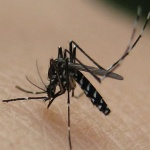
#> input picture image_recognition/preprocessed_dataset/aedes/crop_2761529052_9c28f1e719_b.jpg, 150 x 150 px; its folder holds only this picture in this run
$ python image_augmenting.py
#> lines starting #> are read from the running program, lines starting #| are printed output that depends on the picture
### image_recognition/from_scratch_neural_network/tools.py
#!/usr/bin/python3
# General toolbox for Room Classification Project
# Written by Paul Asquin - paul.asquin@gmail.com - Summer 2018

import os
import subprocess
from PIL import Image
import numpy as np

FOLDER_PATH = os.path.dirname(os.path.abspath(__file__))

# [33 lines left out: functions relative_to_absolute_path, locate_files, not called in this run]


def create_folder(path):
    """ Create the folder label if not already exists """
    if not os.path.isdir(path):
        print("Creating folder " + str(path))
        os.mkdir(path)
    return 0


# [38 lines left out: functions filepath_image, get_export_number, not called in this run]

### image_recognition/image_augmenting.py
#!/usr/bin/python3
# Process the dataset to clean it and augment it
# Written by Paul Asquin - paul.asquin@gmail.com - Summer 2018

from image_recognition.from_scratch_neural_network.tools import *
import PIL
import sys
import os
import glob

FOLDER_PATH = os.path.dirname(os.path.abspath(__file__))
LES_AUGMENTATION = ['original', 'width-flip', 'height-flip', 'cwRotate', 'ccwRotate', 'inverse']
DATASET_PATH = FOLDER_PATH + "/preprocessed_dataset"
AUGMENTED_FOLDER = DATASET_PATH + "_augmented"


class Augmentation:
    @staticmethod
    def get_augmentation_path(img_path, augmentation, sub_augmented_path):
        """ Generate the augmented image path, with given original path and augmentation """
        label = img_path.split("/")[-2]

        # computing augmentation path name
        if ".jpg" in img_path:
            augmentation_name = img_path.split("/")[-1].replace(".jpg", "-" + augmentation + ".jpg")
        elif ".jpeg" in img_path:
            augmentation_name = img_path.split("/")[-1].replace(".jpeg", "-" + augmentation + ".jpeg")
        else:
            print("Error with " + img_path)
            raise TypeError("image should only be jpg or jpeg")

        augmentation_path = sub_augmented_path + "/" + label + "/" + augmentation_name
        return augmentation_path

    @staticmethod
    def not_already_augmented(img_path, augmentation, sub_augmented_path):
        """ Return False if asked augmentation already exists or if the file is already an augmentation"""
        aug_path = Augmentation.get_augmentation_path(
            img_path=img_path,
            augmentation=augmentation,
            sub_augmented_path=sub_augmented_path
        )
        augmented = False
        for aug in LES_AUGMENTATION:
            if "-" + aug in img_path:
                augmented = True
        return not (os.path.isfile(aug_path) or augmented)

    @staticmethod
    def augment_image(les_img_path, sub_augmented_path):
        """ Apply augmentation operations defined by LES_AUGMENTATION corresponding to PIL transformations"""
#> called with sub_augmented_path = 'image_recognition/preprocessed_dataset'
        global LES_AUGMENTATION
        print(', '.join(LES_AUGMENTATION))
        for i, img_path in enumerate(les_img_path):
            with PIL.Image.open(img_path) as img:
#> img is the input picture: PIL image 150x150 RGB; mean R, G, B 157.7, 133, 111.5
                print(str(i + 1) + "/" + str(len(les_img_path)) + " : Augmenting " + img_path.split("/")[-1] + " " * 30)
                for augmentation in LES_AUGMENTATION:
                    if augmentation == 'original' and Augmentation.not_already_augmented(img_path=img_path,
                                                                                         augmentation=augmentation,
                                                                                         sub_augmented_path=sub_augmented_path):
                        img.save(
                            Augmentation.get_augmentation_path(
                                img_path=img_path,
                                augmentation=augmentation,
                                sub_augmented_path=sub_augmented_path)
                        )
                    if augmentation == 'width-flip' and Augmentation.not_already_augmented(img_path=img_path,
                                                                                           augmentation=augmentation,
                                                                                           sub_augmented_path=sub_augmented_path):
                        img.transpose(PIL.Image.FLIP_LEFT_RIGHT).save(
                            Augmentation.get_augmentation_path(
                                img_path=img_path,
                                augmentation=augmentation,
                                sub_augmented_path=sub_augmented_path)
                        )
                    elif augmentation == 'height-flip' and Augmentation.not_already_augmented(img_path=img_path,
                                                                                              augmentation=augmentation,
                                                                                              sub_augmented_path=sub_augmented_path):
                        img.transpose(PIL.Image.FLIP_TOP_BOTTOM).save(
                            Augmentation.get_augmentation_path(
                                img_path=img_path,
                                augmentation=augmentation,
                                sub_augmented_path=sub_augmented_path)
                        )
                    elif augmentation == 'cwRotate' and Augmentation.not_already_augmented(img_path=img_path,
                                                                                           augmentation=augmentation,
                                                                                           sub_augmented_path=sub_augmented_path):
                        img.transpose(PIL.Image.ROTATE_270).save(
                            Augmentation.get_augmentation_path(
                                img_path=img_path,
                                augmentation=augmentation,
                                sub_augmented_path=sub_augmented_path)
                        )
                    elif augmentation == 'ccwRotate' and Augmentation.not_already_augmented(img_path=img_path,
                                                                                            augmentation=augmentation,
                                                                                            sub_augmented_path=sub_augmented_path):
                        img.transpose(PIL.Image.ROTATE_90).save(
                            Augmentation.get_augmentation_path(
                                img_path=img_path,
                                augmentation=augmentation,
                                sub_augmented_path=sub_augmented_path)
                        )
                    elif augmentation == 'inverse' and Augmentation.not_already_augmented(img_path=img_path,
                                                                                          augmentation=augmentation,
                                                                                          sub_augmented_path=sub_augmented_path):
                        img.transpose(PIL.Image.ROTATE_180).save(
                            Augmentation.get_augmentation_path(
                                img_path=img_path,
                                augmentation=augmentation,
                                sub_augmented_path=sub_augmented_path)
                        )
#> this loop made 6 passes
#> pass 2, in augment_image, `img.transpose(PIL.Image.FLIP_LEFT_RIGHT).save( Augmentation.get_augmen..`:
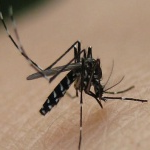
#> saved as crop_2761529052_9c28f1e719_b-width-flip.jpg: PIL image 150x150 RGB; mean R, G, B 157.7, 133, 111.5

    @staticmethod
    def create_augmented_dataset():
        """
        Command augmented dataset creation and subfolders management
        as train, validation and test to create their augmented dataset
        :return:
        """
        create_folder(AUGMENTED_FOLDER)
        les_img_path = []

        if len(glob.glob(DATASET_PATH + "/*/*.jpg")) != 0:
            print("Found label image folders in " + DATASET_PATH)
            print("Augmenting without looking for potential subfolders as train, validation or test")
            label_folders = glob.glob(DATASET_PATH + "/*")
            for label_folder in label_folders:
                print("Augmenting " + label_folder)
                les_img_path = glob.glob(label_folder + "/*.jp*", recursive=True)
                label = label_folder.split("/")[-1]
                create_folder(AUGMENTED_FOLDER + "/" + label)
                Augmentation.augment_image(les_img_path, DATASET_PATH)
#> pass 2 of the loop in create_augmented_dataset, `for label_folder in label_folders:`:
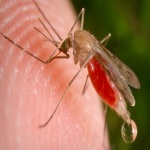
#> input picture image_recognition/preprocessed_dataset/anopheles/crop_Anopholes_freeborni.jpg, 150 x 150 px
#> in augment_image, img is the input picture: PIL image 150x150 RGB; mean R, G, B 169.7, 120.2, 92.1
#> the loop in augment_image (call 2), `for augmentation in LES_AUGMENTATION:` made 6 passes
#> pass 2, in augment_image (call 2), `img.transpose(PIL.Image.FLIP_LEFT_RIGHT).save( Augmentation.get_augmen..`:
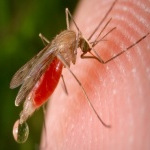
#> saved as crop_Anopholes_freeborni-width-flip.jpg: PIL image 150x150 RGB; mean R, G, B 169.7, 120.2, 92.1

        else:
            print("No label folders found in " + DATASET_PATH)
            print("Looking at subfolders")
            for sub_dataset_path in glob.glob(DATASET_PATH + "/*"):
                sub_folder_name = sub_dataset_path.split("/")[-1]
                sub_augmented_path = AUGMENTED_FOLDER + "/" + sub_folder_name
                create_folder(sub_augmented_path)

                # getting images in subfolder
                label_folders = glob.glob(sub_dataset_path + "/*")
                for label_folder in label_folders:
                    print("Augmenting " + label_folder)
                    les_img_path = glob.glob(label_folder + "/*.jp*", recursive=True)
                    label = label_folder.split("/")[-1]
                    create_folder(sub_augmented_path + "/" + label)
                    Augmentation.augment_image(les_img_path, sub_augmented_path)
                print("Done!\n\n")


if __name__ == "__main__":
    Augmentation.create_augmented_dataset()
